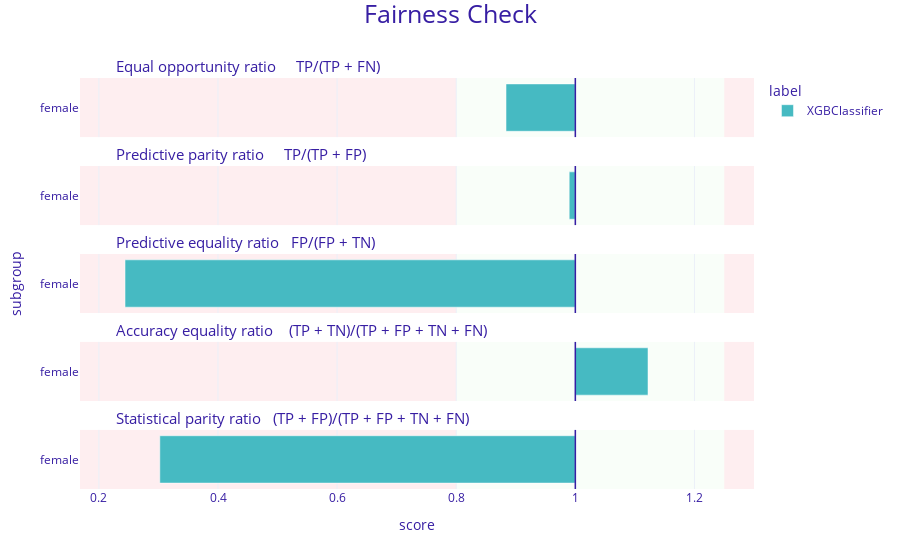

This figure's notebook cell:
### Code cell
fobject.plot()

### Figure 1 — Plotly figure (JSON) as saved in the notebook; plotly's stock layout.template omitted (floating-point values rounded to 4 significant figures)
{"data": [{"alignmentgroup": "True", "customdata": [["female", 0.884, "XGBClassifier"]], "hovertemplate": "<b>%{customdata[2]}</b><br>Subgroup: %{customdata[0]}<br>Score: %{customdata[1]}<br><extra></extra>", "legendgroup": "XGBClassifier", "marker": {"color": "#46bac2", "pattern": {"shape": ""}}, "name": "XGBClassifier", "offsetgroup": "XGBClassifier", "orientation": "h", "showlegend": true, "textposition": "auto", "x": [-0.1164], "xaxis": "x5", "y": [0.5], "yaxis": "y5", "type": "bar"}, {"alignmentgroup": "True", "customdata": [["female", 0.99, "XGBClassifier"]], "hovertemplate": "<b>%{customdata[2]}</b><br>Subgroup: %{customdata[0]}<br>Score: %{customdata[1]}<br><extra></extra>", "legendgroup": "XGBClassifier", "marker": {"color": "#46bac2", "pattern": {"shape": ""}}, "name": "XGBClassifier", "offsetgroup": "XGBClassifier", "orientation": "h", "showlegend": false, "textposition": "auto", "x": [-0.01028], "xaxis": "x4", "y": [0.5], "yaxis": "y4", "type": "bar"}, {"alignmentgroup": "True", "customdata": [["female", 0.244, "XGBClassifier"]], "hovertemplate": "<b>%{customdata[2]}</b><br>Subgroup: %{customdata[0]}<br>Score: %{customdata[1]}<br><extra></extra>", "legendgroup": "XGBClassifier", "marker": {"color": "#46bac2", "pattern": {"shape": ""}}, "name": "XGBClassifier", "offsetgroup": "XGBClassifier", "orientation": "h", "showlegend": false, "textposition": "auto", "x": [-0.7561], "xaxis": "x3", "y": [0.5], "yaxis": "y3", "type": "bar"}, {"alignmentgroup": "True", "customdata": [["female", 1.122, "XGBClassifier"]], "hovertemplate": "<b>%{customdata[2]}</b><br>Subgroup: %{customdata[0]}<br>Score: %{customdata[1]}<br><extra></extra>", "legendgroup": "XGBClassifier", "marker": {"color": "#46bac2", "pattern": {"shape": ""}}, "name": "XGBClassifier", "offsetgroup": "XGBClassifier", "orientation": "h", "showlegend": false, "textposition": "auto", "x": [0.122], "xaxis": "x2", "y": [0.5], "yaxis": "y2", "type": "bar"}, {"alignmentgroup": "True", "customdata": [["female", 0.302, "XGBClassifier"]], "hovertemplate": "<b>%{customdata[2]}</b><br>Subgroup: %{customdata[0]}<br>Score: %{customdata[1]}<br><extra></extra>", "legendgroup": "XGBClassifier", "marker": {"color": "#46bac2", "pattern": {"shape": ""}}, "name": "XGBClassifier", "offsetgroup": "XGBClassifier", "orientation": "h", "showlegend": false, "textposition": "auto", "x": [-0.6977], "xaxis": "x", "y": [0.5], "yaxis": "y", "type": "bar"}], "layout": {"xaxis": {"anchor": "y", "domain": [0.0, 1.0], "title": {"text": "score"}, "tickvals": [-1.0, -0.8, -0.6, -0.4, -0.2, 0.0, 0.2, 0.0], "ticktext": [0.0, 0.2, 0.4, 0.6, 0.8, 1.0, 1.2, 1.0], "range": [-0.8317, 0.3]}, "yaxis": {"anchor": "x", "domain": [0.0, 0.144], "title": {"text": ""}, "tickvals": [0.5], "ticktext": ["female"], "range": [0, 1], "showgrid": false, "zeroline": false}, "xaxis2": {"anchor": "y2", "domain": [0.0, 1.0], "matches": "x", "showticklabels": false, "tickvals": [-1.0, -0.8, -0.6, -0.4, -0.2, 0.0, 0.2, 0.0], "ticktext": [0.0, 0.2, 0.4, 0.6, 0.8, 1.0, 1.2, 1.0], "range": [-0.8317, 0.3]}, "yaxis2": {"anchor": "x2", "domain": [0.214, 0.358], "matches": "y", "title": {"text": ""}, "tickvals": [0.5], "ticktext": ["female"], "range": [0, 1], "showgrid": false, "zeroline": false}, "xaxis3": {"anchor": "y3", "domain": [0.0, 1.0], "matches": "x", "showticklabels": false, "tickvals": [-1.0, -0.8, -0.6, -0.4, -0.2, 0.0, 0.2, 0.0], "ticktext": [0.0, 0.2, 0.4, 0.6, 0.8, 1.0, 1.2, 1.0], "range": [-0.8317, 0.3]}, "yaxis3": {"anchor": "x3", "domain": [0.428, 0.572], "matches": "y", "title": {"text": "subgroup"}, "tickvals": [0.5], "ticktext": ["female"], "range": [0, 1], "showgrid": false, "zeroline": false}, "xaxis4": {"anchor": "y4", "domain": [0.0, 1.0], "matches": "x", "showticklabels": false, "tickvals": [-1.0, -0.8, -0.6, -0.4, -0.2, 0.0, 0.2, 0.0], "ticktext": [0.0, 0.2, 0.4, 0.6, 0.8, 1.0, 1.2, 1.0], "range": [-0.8317, 0.3]}, "yaxis4": {"anchor": "x4", "domain": [0.642, 0.786], "matches": "y", "title": {"text": ""}, "tickvals": [0.5], "ticktext": ["female"], "range": [0, 1], "showgrid": false, "zeroline": false}, "xaxis5": {"anchor": "y5", "domain": [0.0, 1.0], "matches": "x", "showticklabels": false, "tickvals": [-1.0, -0.8, -0.6, -0.4, -0.2, 0.0, 0.2, 0.0], "ticktext": [0.0, 0.2, 0.4, 0.6, 0.8, 1.0, 1.2, 1.0], "range": [-0.8317, 0.3]}, "yaxis5": {"anchor": "x5", "domain": [0.856, 1.0], "matches": "y", "title": {"text": ""}, "tickvals": [0.5], "ticktext": ["female"], "range": [0, 1], "showgrid": false, "zeroline": false}, "annotations": [{"font": {"size": 15}, "showarrow": false, "text": "Statistical parity ratio   (TP + FP)/(TP + FP + TN + FN)", "x": 0.05, "xanchor": "left", "xref": "paper", "y": 0.144, "yanchor": "bottom", "yref": "paper"}, {"font": {"size": 15}, "showarrow": false, "text": "Accuracy equality ratio    (TP + TN)/(TP + FP + TN + FN)", "x": 0.05, "xanchor": "left", "xref": "paper", "y": 0.358, "yanchor": "bottom", "yref": "paper"}, {"font": {"size": 15}, "showarrow": false, "text": "Predictive equality ratio   FP/(FP + TN)", "x": 0.05, "xanchor": "left", "xref": "paper", "y": 0.572, "yanchor": "bottom", "yref": "paper"}, {"font": {"size": 15}, "showarrow": false, "text": "Predictive parity ratio     TP/(TP + FP)", "x": 0.05, "xanchor": "left", "xref": "paper", "y": 0.786, "yanchor": "bottom", "yref": "paper"}, {"font": {"size": 15}, "showarrow": false, "text": "Equal opportunity ratio     TP/(TP + FN)", "x": 0.05, "xanchor": "left", "xref": "paper", "y": 1.0, "yanchor": "bottom", "yref": "paper"}], "legend": {"title": {"text": "label"}, "tracegroupgap": 0}, "margin": {"t": 78, "b": 71, "r": 30}, "barmode": "group", "shapes": [{"fillcolor": "#f05a71", "layer": "below", "line": {"width": 0}, "opacity": 0.1, "type": "rect", "x0": 0.25, "x1": 0.3, "xref": "x", "y0": 0, "y1": 1, "yref": "y"}, {"fillcolor": "#f05a71", "layer": "below", "line": {"width": 0}, "opacity": 0.1, "type": "rect", "x0": -0.8317, "x1": -0.2, "xref": "x", "y0": 0, "y1": 1, "yref": "y"}, {"fillcolor": "#c7f5bf", "layer": "below", "line": {"width": 0}, "opacity": 0.1, "type": "rect", "x0": -0.2, "x1": 0.25, "xref": "x", "y0": 0, "y1": 1, "yref": "y"}, {"line": {"color": "#371ea3", "width": 1.5}, "type": "line", "x0": 0, "x1": 0, "xref": "x", "y0": 0, "y1": 1, "yref": "y"}, {"fillcolor": "#f05a71", "layer": "below", "line": {"width": 0}, "opacity": 0.1, "type": "rect", "x0": 0.25, "x1": 0.3, "xref": "x", "y0": 0, "y1": 1, "yref": "y2"}, {"fillcolor": "#f05a71", "layer": "below", "line": {"width": 0}, "opacity": 0.1, "type": "rect", "x0": -0.8317, "x1": -0.2, "xref": "x", "y0": 0, "y1": 1, "yref": "y2"}, {"fillcolor": "#c7f5bf", "layer": "below", "line": {"width": 0}, "opacity": 0.1, "type": "rect", "x0": -0.2, "x1": 0.25, "xref": "x", "y0": 0, "y1": 1, "yref": "y2"}, {"line": {"color": "#371ea3", "width": 1.5}, "type": "line", "x0": 0, "x1": 0, "xref": "x", "y0": 0, "y1": 1, "yref": "y2"}, {"fillcolor": "#f05a71", "layer": "below", "line": {"width": 0}, "opacity": 0.1, "type": "rect", "x0": 0.25, "x1": 0.3, "xref": "x", "y0": 0, "y1": 1, "yref": "y3"}, {"fillcolor": "#f05a71", "layer": "below", "line": {"width": 0}, "opacity": 0.1, "type": "rect", "x0": -0.8317, "x1": -0.2, "xref": "x", "y0": 0, "y1": 1, "yref": "y3"}, {"fillcolor": "#c7f5bf", "layer": "below", "line": {"width": 0}, "opacity": 0.1, "type": "rect", "x0": -0.2, "x1": 0.25, "xref": "x", "y0": 0, "y1": 1, "yref": "y3"}, {"line": {"color": "#371ea3", "width": 1.5}, "type": "line", "x0": 0, "x1": 0, "xref": "x", "y0": 0, "y1": 1, "yref": "y3"}, {"fillcolor": "#f05a71", "layer": "below", "line": {"width": 0}, "opacity": 0.1, "type": "rect", "x0": 0.25, "x1": 0.3, "xref": "x", "y0": 0, "y1": 1, "yref": "y4"}, {"fillcolor": "#f05a71", "layer": "below", "line": {"width": 0}, "opacity": 0.1, "type": "rect", "x0": -0.8317, "x1": -0.2, "xref": "x", "y0": 0, "y1": 1, "yref": "y4"}, {"fillcolor": "#c7f5bf", "layer": "below", "line": {"width": 0}, "opacity": 0.1, "type": "rect", "x0": -0.2, "x1": 0.25, "xref": "x", "y0": 0, "y1": 1, "yref": "y4"}, {"line": {"color": "#371ea3", "width": 1.5}, "type": "line", "x0": 0, "x1": 0, "xref": "x", "y0": 0, "y1": 1, "yref": "y4"}, {"fillcolor": "#f05a71", "layer": "below", "line": {"width": 0}, "opacity": 0.1, "type": "rect", "x0": 0.25, "x1": 0.3, "y0": 0, "y1": 1, "yref": "y5", "xref": "x"}, {"fillcolor": "#f05a71", "layer": "below", "line": {"width": 0}, "opacity": 0.1, "type": "rect", "x0": -0.8317, "x1": -0.2, "y0": 0, "y1": 1, "yref": "y5", "xref": "x"}, {"fillcolor": "#c7f5bf", "layer": "below", "line": {"width": 0}, "opacity": 0.1, "type": "rect", "x0": -0.2, "x1": 0.25, "y0": 0, "y1": 1, "yref": "y5", "xref": "x"}, {"line": {"color": "#371ea3", "width": 1.5}, "type": "line", "x0": 0, "x1": 0, "xref": "x", "y0": 0, "y1": 1, "yref": "y5"}], "title": {"font": {"size": 25}, "text": "Fairness Check", "x": 0.5, "y": 0.99}, "font": {"color": "#371ea3"}}}
